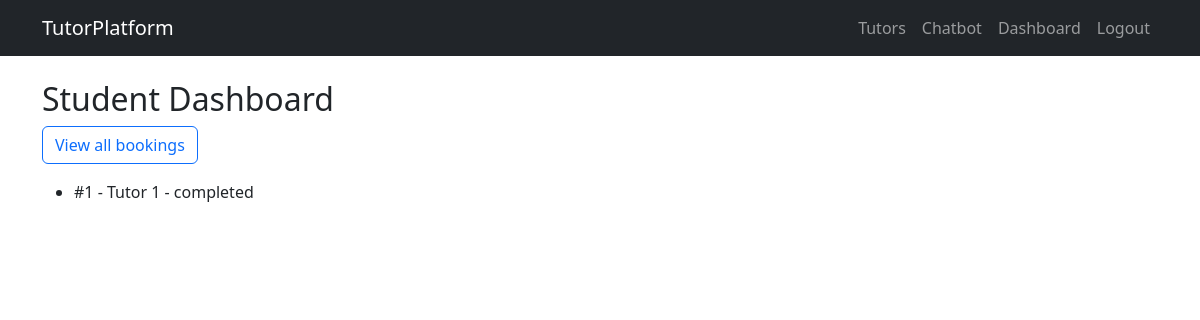
Page /dashboard/student/ (signed in) on the committed database.
### apps/bookings/models.py (models this page shows, shortened)
class Booking(models.Model):
    class Status(models.TextChoices):
        PENDING = "pending", "Pending"
        CONFIRMED = "confirmed", "Confirmed"
        CANCELLED = "cancelled", "Cancelled"
        COMPLETED = "completed", "Completed"
    student = models.ForeignKey(settings.AUTH_USER_MODEL, on_delete=models.CASCADE, related_name="student_bookings")
    tutor_profile = models.ForeignKey(TutorProfile, on_delete=models.CASCADE, related_name="bookings")
    slot = models.OneToOneField(AvailabilitySlot, on_delete=models.PROTECT, related_name="booking")
    subject = models.ForeignKey(Subject, on_delete=models.SET_NULL, null=True, blank=True)
    status = models.CharField(max_length=20, choices=Status.choices, default=Status.PENDING)
    notes = models.TextField(blank=True)
    created_at = models.DateTimeField(auto_now_add=True)
    updated_at = models.DateTimeField(auto_now=True)
    class Meta:
        ordering = ["-created_at"]

### apps/tutors/models.py (models this page shows, shortened)
class TutorProfile(models.Model):
    class Status(models.TextChoices):
        PENDING = "pending", "Pending"
        ACTIVE = "active", "Active"
        SUSPENDED = "suspended", "Suspended"
    user = models.OneToOneField(settings.AUTH_USER_MODEL, on_delete=models.CASCADE, related_name="tutor_profile")
    bio = models.TextField(blank=True)
    education = models.CharField(max_length=255, blank=True)
    hourly_rate = models.DecimalField(max_digits=8, decimal_places=2, default=20)
    profile_photo = models.ImageField(upload_to="tutor_photos/", blank=True, null=True)
    status = models.CharField(max_length=20, choices=Status.choices, default=Status.PENDING)
    subjects = models.ManyToManyField(Subject, blank=True)

### apps/accounts/models.py (models this page shows, shortened)
class User(AbstractUser):
    class Role(models.TextChoices):
        STUDENT = "student", "Student"
        TUTOR = "tutor", "Tutor"
        ADMIN = "admin", "Admin"
    username = models.CharField(max_length=150, unique=True)
    email = models.EmailField(unique=True)
    full_name = models.CharField(max_length=255)
    role = models.CharField(max_length=20, choices=Role.choices, default=Role.STUDENT)
    USERNAME_FIELD = "email"
    REQUIRED_FIELDS = ["username", "full_name"]
    objects = UserManager()

### apps/dashboard/views.py (the view)
# urls.py: path("student/", views.student_dashboard, name="student"),
@login_required
@student_required
def student_dashboard(request):
    bookings = Booking.objects.filter(student=request.user).select_related("slot", "tutor_profile__user")
    upcoming = bookings.exclude(status=Booking.Status.CANCELLED).filter(slot__start_time__gte=timezone.now())
    return render(request, "dashboard/student_dashboard.html", {"bookings": bookings, "upcoming": upcoming})

### apps/dashboard/templates/dashboard/student_dashboard.html
{% extends 'core/base.html' %}
{% block content %}
<h2>Student Dashboard</h2>
<a class="btn btn-outline-primary mb-3" href="{% url 'bookings:my' %}">View all bookings</a>
<ul>{% for b in bookings %}<li>#{{ b.id }} - {{ b.tutor_profile.user.full_name }} - {{ b.status }}</li>{% empty %}<li>No bookings.</li>{% endfor %}</ul>
{% endblock %}

### rows in the picture
Booking: id "1", tutor_profile.user.full_name "Tutor 1", status "completed"
